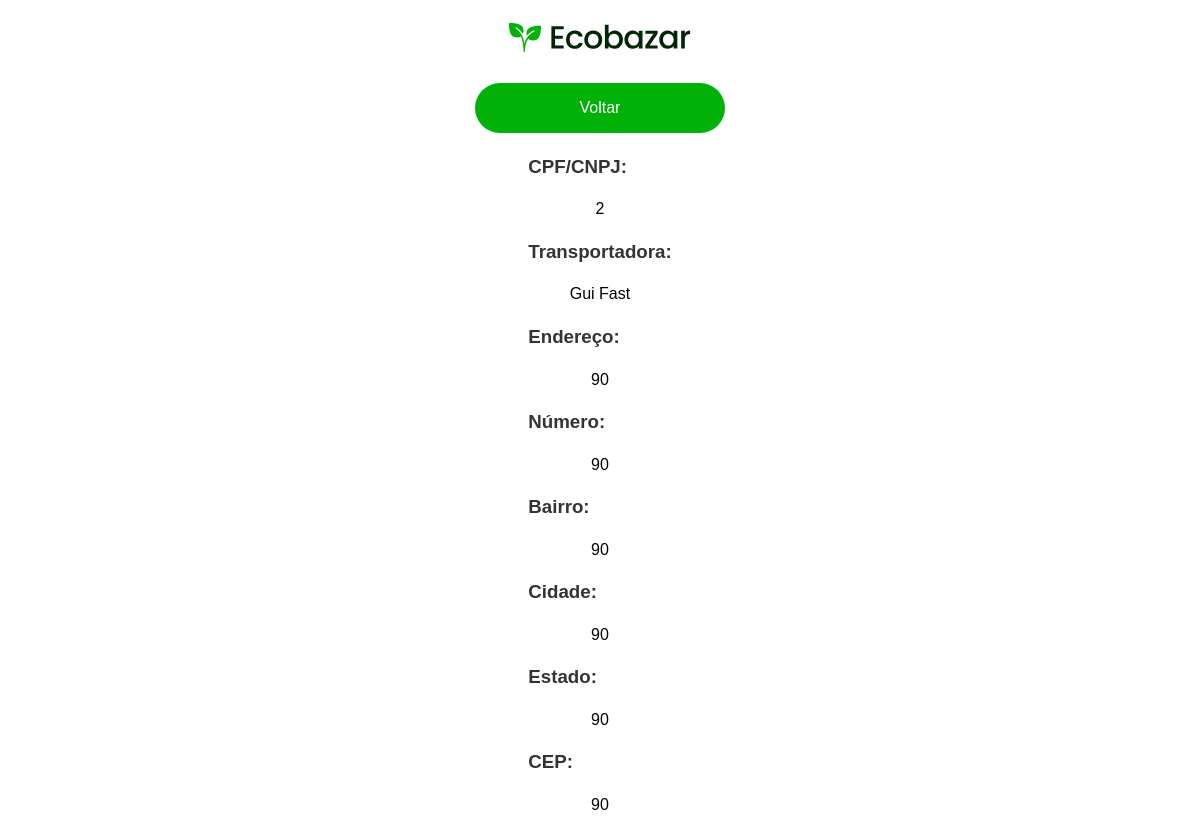
The page /adm/transportadora/acoes/consultar/consultar.php?cpf_cnpj_trans=2 on the database its author committed.
### tables this page shows
CREATE TABLE `transportadora` (
  `cpf_cnpj_trans` varchar(18) NOT NULL,
  `nome_trans` varchar(50) DEFAULT NULL,
  `endereco_trans` varchar(50) DEFAULT NULL,
  `numero_trans` varchar(10) DEFAULT NULL,
  `bairro_trans` varchar(10) DEFAULT NULL,
  `cidade_trans` varchar(5) DEFAULT NULL,
  `estado_trans` varchar(2) DEFAULT NULL,
  `cep_trans` varchar(10) DEFAULT NULL
);

### adm/transportadora/acoes/consultar/consultar.php (the view, shortened to what this page needs)
<?php
$bd = conectar();
$id = filter_input(INPUT_GET, 'cpf_cnpj_trans', FILTER_SANITIZE_STRING);
$select = "SELECT * FROM transportadora where cpf_cnpj_trans = '$id'";
$response = $bd->query($select);
$transportadora = $response->fetch();
?>
<!DOCTYPE html>
<html lang="pt-br">
<head>
  <link rel="stylesheet" href="../../../../stylesheet/adm.css">
<link rel="shortcut icon" href="../../../../stylesheet/assets/logo_planta.svg" type="image/x-icon">
</head>
<body>
<header>
<br>
    <div class="Header">
      <div class="Logo">
        <a href="../../../../index.php">
            <img src="../../../../stylesheet/assets/logo.svg" alt="Ecobazar Logo">
        </a>
      </div>
    </div>
    <br>
  </header>
  <a href="../../transportadora.php"><button class="btn_voltar">Voltar</button></a>
  <form action="">
    <div>
      <h3>CPF/CNPJ: </h3>
      <p><?= $transportadora['cpf_cnpj_trans']; ?></p>
    </div>
    <div>
      <h3>Transportadora: </h3>
      <p><?= $transportadora['nome_trans'] ?></p>
    </div>
    <div>
      <h3>Endereço: </h3>
      <p><?= $transportadora['endereco_trans'] ?></p>
    </div>
    <div>
      <h3>Número: </h3>
      <p><?= $transportadora['numero_trans'] ?></p>
    </div>
    <div>
      <h3>Bairro: </h3>
      <p><?= $transportadora['bairro_trans'] ?></p>
    </div>
    <div>
      <h3>Cidade: </h3>
      <p><?= $transportadora['cidade_trans'] ?></p>
    </div>
    <div>
      <h3>Estado: </h3>
      <p><?= $transportadora["estado_trans"] ?></p>
    </div>
    <div>
      <h3>CEP: </h3>
      <p><?= $transportadora["cep_trans"] ?></p>
    </div>
  </form>
</body>
</html>

### stylesheet/adm.css (style rules this page uses)
body { font-family: Arial, sans-serif; margin: 0; padding: 0; background-color: #ffffff; display: flex; align-items: center; height: 100vh; flex-direction: column; }
h1, h2, h3, h4, h5, h6 { color: #333; }
p { line-height: 1.6; text-align: center; }
button { background-color: #00b207; border: none; color: white; padding: 15px 32px; text-align: center; text-decoration: none; display: inline-block; font-size: 16px; margin: 4px 2px; cursor: pointer; border-radius: 100px; width: 250px; height: 50px; }

### rows shown on the page
transportadora: cpf_cnpj_trans "2", nome_trans "Gui Fast", endereco_trans "90", numero_trans "90", bairro_trans "90", cidade_trans "90", estado_trans "90", cep_trans "90"
